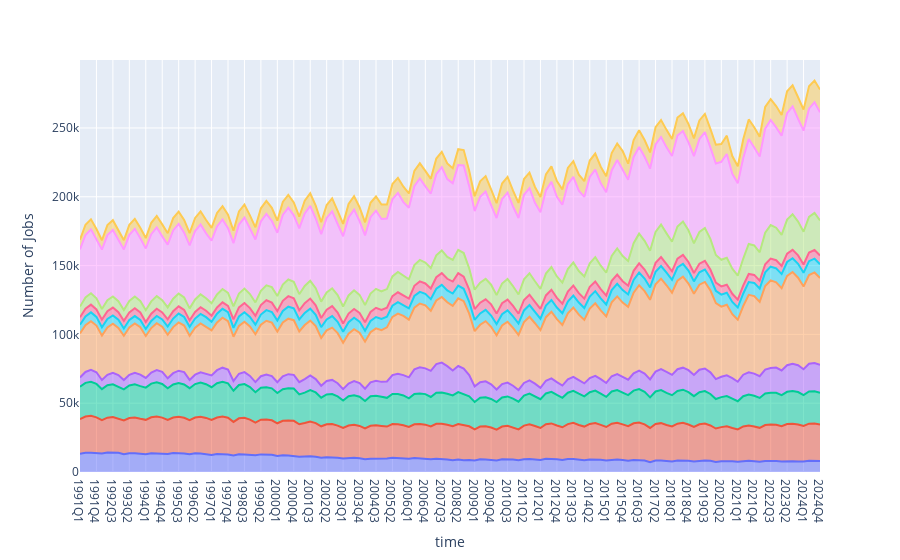

This figure's notebook cell:
### Code cell
def charts_EmploymentBySector()->go.Figure:
    return (
        pd.read_sql_query('SELECT * FROM Employment', conn)
        .pipe(lambda s: s.set_index(s.columns[:3].tolist()))
        .loc[pd.IndexSlice['Jobs','Total employment'],]
        .drop('Total - All activities')
        .T
        .reset_index(names = 'time')
        .melt(id_vars=['time'], var_name ='sector', value_name='Number of Jobs')
        .plot(x = 'time', y = 'Number of Jobs', color = 'sector',kind = 'area')
        .update_layout(showlegend = False)
    )   

charts_EmploymentBySector()

### Figure 1 — Plotly figure (JSON) as saved in the notebook; plotly's stock layout.template omitted (floating-point values rounded to 4 significant figures; data arrays with more than 128 entries replaced by an {"elided": "..."} marker saying what was removed)
{"data": [{"fillpattern": {"shape": ""}, "hovertemplate": "sector=A. Agriculture, forestry and fishing<br>time=%{x}<br>Number of Jobs=%{y}<extra></extra>", "legendgroup": "A. Agriculture, forestry and fishing", "line": {"color": "#636efa"}, "marker": {"symbol": "circle"}, "mode": "lines", "name": "A. Agriculture, forestry and fishing", "orientation": "v", "showlegend": true, "stackgroup": "1", "type": "scatter", "x": {"elided": "136 str values"}, "xaxis": "x", "y": {"elided": "136 int values"}, "yaxis": "y"}, {"fillpattern": {"shape": ""}, "hovertemplate": "sector=B-E. Mining and quarrying; manufacturing; electricity, gas, steam and air conditioning supply; water supply; sewerage, waste management and remediation activities<br>time=%{x}<br>Number of Jobs=%{y}<extra></extra>", "legendgroup": "B-E. Mining and quarrying; manufacturing; electricity, gas, steam and air conditioning supply; water supply; sewerage, waste management and remediation activities", "line": {"color": "#EF553B"}, "marker": {"symbol": "circle"}, "mode": "lines", "name": "B-E. Mining and quarrying; manufacturing; electricity, gas, steam and air conditioning supply; water supply; sewerage, waste management and remediation activities", "orientation": "v", "showlegend": true, "stackgroup": "1", "type": "scatter", "x": {"elided": "136 str values"}, "xaxis": "x", "y": {"elided": "136 int values"}, "yaxis": "y"}, {"fillpattern": {"shape": ""}, "hovertemplate": "sector=C. Manufacturing<br>time=%{x}<br>Number of Jobs=%{y}<extra></extra>", "legendgroup": "C. Manufacturing", "line": {"color": "#00cc96"}, "marker": {"symbol": "circle"}, "mode": "lines", "name": "C. Manufacturing", "orientation": "v", "showlegend": true, "stackgroup": "1", "type": "scatter", "x": {"elided": "136 str values"}, "xaxis": "x", "y": {"elided": "136 int values"}, "yaxis": "y"}, {"fillpattern": {"shape": ""}, "hovertemplate": "sector=F. Construction<br>time=%{x}<br>Number of Jobs=%{y}<extra></extra>", "legendgroup": "F. Construction", "line": {"color": "#ab63fa"}, "marker": {"symbol": "circle"}, "mode": "lines", "name": "F. Construction", "orientation": "v", "showlegend": true, "stackgroup": "1", "type": "scatter", "x": {"elided": "136 str values"}, "xaxis": "x", "y": {"elided": "136 int values"}, "yaxis": "y"}, {"fillpattern": {"shape": ""}, "hovertemplate": "sector=G-I. Wholesale and retail trade; repair of motor vehicles and motorcycles; transportation and storage; accommodation and food service activities<br>time=%{x}<br>Number of Jobs=%{y}<extra></extra>", "legendgroup": "G-I. Wholesale and retail trade; repair of motor vehicles and motorcycles; transportation and storage; accommodation and food service activities", "line": {"color": "#FFA15A"}, "marker": {"symbol": "circle"}, "mode": "lines", "name": "G-I. Wholesale and retail trade; repair of motor vehicles and motorcycles; transportation and storage; accommodation and food service activities", "orientation": "v", "showlegend": true, "stackgroup": "1", "type": "scatter", "x": {"elided": "136 str values"}, "xaxis": "x", "y": {"elided": "136 int values"}, "yaxis": "y"}, {"fillpattern": {"shape": ""}, "hovertemplate": "sector=J. Information and communication<br>time=%{x}<br>Number of Jobs=%{y}<extra></extra>", "legendgroup": "J. Information and communication", "line": {"color": "#19d3f3"}, "marker": {"symbol": "circle"}, "mode": "lines", "name": "J. Information and communication", "orientation": "v", "showlegend": true, "stackgroup": "1", "type": "scatter", "x": {"elided": "136 str values"}, "xaxis": "x", "y": {"elided": "136 int values"}, "yaxis": "y"}, {"fillpattern": {"shape": ""}, "hovertemplate": "sector=K. Financial and insurance activities<br>time=%{x}<br>Number of Jobs=%{y}<extra></extra>", "legendgroup": "K. Financial and insurance activities", "line": {"color": "#FF6692"}, "marker": {"symbol": "circle"}, "mode": "lines", "name": "K. Financial and insurance activities", "orientation": "v", "showlegend": true, "stackgroup": "1", "type": "scatter", "x": {"elided": "136 str values"}, "xaxis": "x", "y": {"elided": "136 int values"}, "yaxis": "y"}, {"fillpattern": {"shape": ""}, "hovertemplate": "sector=M-N. Professional, scientific and technical activities; administrative and support service activities<br>time=%{x}<br>Number of Jobs=%{y}<extra></extra>", "legendgroup": "M-N. Professional, scientific and technical activities; administrative and support service activities", "line": {"color": "#B6E880"}, "marker": {"symbol": "circle"}, "mode": "lines", "name": "M-N. Professional, scientific and technical activities; administrative and support service activities", "orientation": "v", "showlegend": true, "stackgroup": "1", "type": "scatter", "x": {"elided": "136 str values"}, "xaxis": "x", "y": {"elided": "136 int values"}, "yaxis": "y"}, {"fillpattern": {"shape": ""}, "hovertemplate": "sector=O-Q. Public administration and defence; compulsory social security; education; human health and social work activities<br>time=%{x}<br>Number of Jobs=%{y}<extra></extra>", "legendgroup": "O-Q. Public administration and defence; compulsory social security; education; human health and social work activities", "line": {"color": "#FF97FF"}, "marker": {"symbol": "circle"}, "mode": "lines", "name": "O-Q. Public administration and defence; compulsory social security; education; human health and social work activities", "orientation": "v", "showlegend": true, "stackgroup": "1", "type": "scatter", "x": {"elided": "136 str values"}, "xaxis": "x", "y": {"elided": "136 int values"}, "yaxis": "y"}, {"fillpattern": {"shape": ""}, "hovertemplate": "sector=R-U. Arts, entertainment and recreation; other service activities; activities of household and extra-territorial organizations and bodies<br>time=%{x}<br>Number of Jobs=%{y}<extra></extra>", "legendgroup": "R-U. Arts, entertainment and recreation; other service activities; activities of household and extra-territorial organizations and bodies", "line": {"color": "#FECB52"}, "marker": {"symbol": "circle"}, "mode": "lines", "name": "R-U. Arts, entertainment and recreation; other service activities; activities of household and extra-territorial organizations and bodies", "orientation": "v", "showlegend": true, "stackgroup": "1", "type": "scatter", "x": {"elided": "136 str values"}, "xaxis": "x", "y": {"elided": "136 int values"}, "yaxis": "y"}], "layout": {"legend": {"title": {"text": "sector"}, "tracegroupgap": 0}, "margin": {"t": 60}, "showlegend": false, "xaxis": {"anchor": "y", "domain": [0, 1], "title": {"text": "time"}}, "yaxis": {"anchor": "x", "domain": [0, 1], "title": {"text": "Number of Jobs"}}}}
